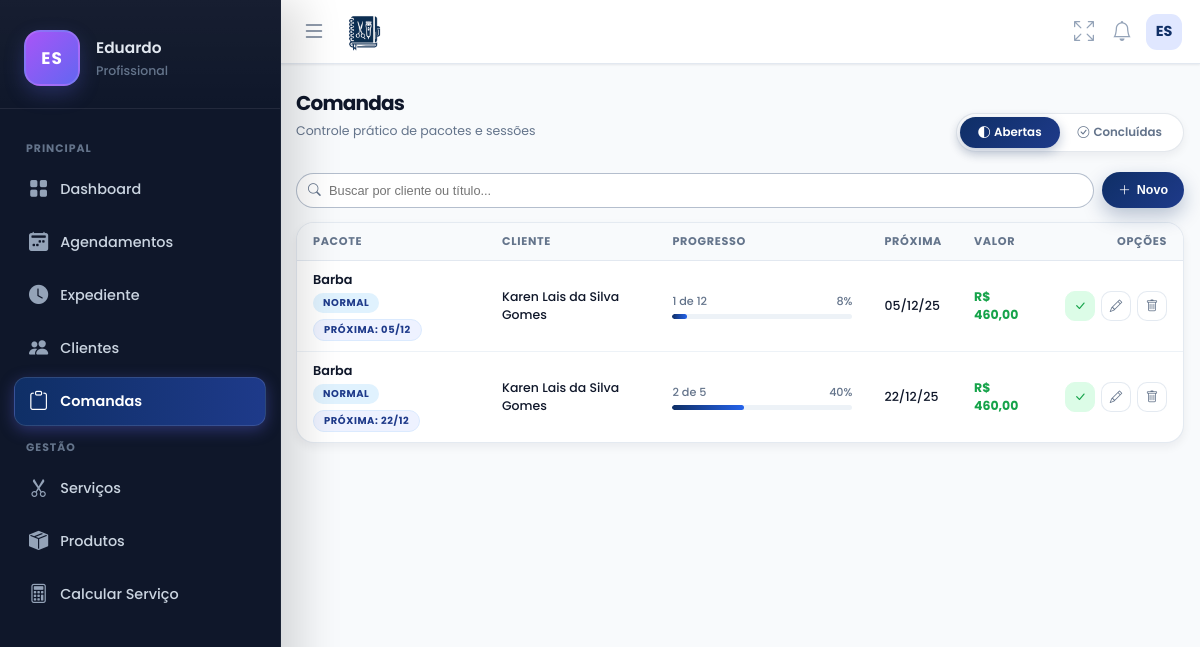
The page /pages/comandas/comandas.php (signed in) on the database as committed earlier.
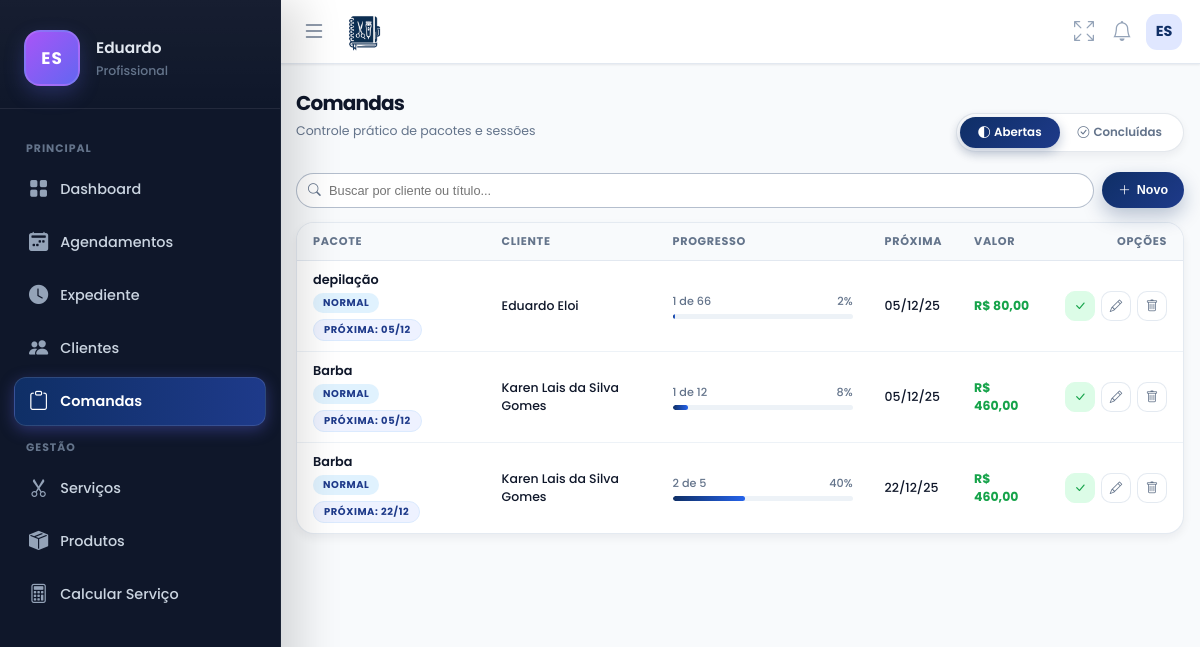
The same page on the database as committed later.
### tables this page shows
CREATE TABLE usuarios (
        id INTEGER PRIMARY KEY AUTOINCREMENT,
        nome TEXT, email TEXT, telefone TEXT, foto TEXT, biografia TEXT,
        cep TEXT, endereco TEXT, numero TEXT, bairro TEXT, cidade TEXT, estado TEXT,
        criado_em DATETIME DEFAULT CURRENT_TIMESTAMP
    , senha TEXT, estabelecimento TEXT, cor_tema TEXT DEFAULT '#4f46e5', ultimo_login DATETIME, ativo INTEGER DEFAULT 1, data_expiracao DATE, is_vitalicio INTEGER DEFAULT 0, quem_indicou TEXT, valor_mensalidade REAL DEFAULT 19.90, indicado_por TEXT, valor_mensal REAL DEFAULT 19.90, token_recuperacao TEXT, token_validade DATETIME, tipo_estabelecimento TEXT DEFAULT 'Salão de Beleza', instagram TEXT, cpf TEXT, lembrete_email_ativo INTEGER DEFAULT 0, lembrete_email_tempo INTEGER DEFAULT 4, lembrete_email_unidade TEXT DEFAULT 'horas', lembrete_email_cliente INTEGER DEFAULT 1, lembrete_email_confirmar INTEGER DEFAULT 0, lembrete_email_outro TEXT, lembrete_email_copia INTEGER DEFAULT 0, agendamento_min_antecedencia INTEGER DEFAULT 4, agendamento_min_unidade TEXT DEFAULT 'horas', receber_email_diario INTEGER DEFAULT 0, is_teste INTEGER DEFAULT 0);

CREATE TABLE comandas (
        id INTEGER PRIMARY KEY AUTOINCREMENT,
        user_id INTEGER NOT NULL,
        tipo TEXT DEFAULT 'normal', -- normal ou pacote
        descricao TEXT,
        cliente_id INTEGER,
        cliente_nome TEXT,
        data_inicio DATE NOT NULL,
        data_fim DATE,
        proxima_data DATE,
        numero_atendimentos INTEGER DEFAULT 0,
        total_recorrencias INTEGER DEFAULT 1,
        valor_total REAL DEFAULT 0,
        valor_pago REAL DEFAULT 0,
        desconto_tipo TEXT DEFAULT 'valor', -- valor ou porcentagem
        desconto_valor REAL DEFAULT 0,
        valor_liquido REAL DEFAULT 0,
        servico_id INTEGER,
        servico_nome TEXT,
        pacote_id INTEGER,
        pacote_nome TEXT,
        status TEXT DEFAULT 'aberta', -- aberta, fechada, cancelada
        criado_em DATETIME DEFAULT CURRENT_TIMESTAMP
    , titulo TEXT, qtd_total INTEGER DEFAULT 1, created_at DATETIME DEFAULT CURRENT_TIMESTAMP, frequencia TEXT DEFAULT 'unico');

### pages/comandas/comandas.php (the view, shortened to what the rows shown need)
<?php
require_once __DIR__ . '/../../includes/db.php';
$uid = (int)$_SESSION['user_id'];
$filtro_status = $_GET['tab'] ?? 'aberta';
$sql = "SELECT c.*, cli.nome AS c_nome, s.nome AS servico_nome,
        (SELECT COUNT(*) FROM comanda_itens WHERE comanda_id = c.id AND status = 'realizado') AS feitos,
        (SELECT data_prevista FROM comanda_itens WHERE comanda_id = c.id AND status = 'pendente' ORDER BY data_prevista ASC LIMIT 1) AS proxima
        FROM comandas c
        JOIN clientes cli ON c.cliente_id = cli.id
        LEFT JOIN servicos s ON c.servico_id = s.id
        WHERE c.user_id = :uid AND c.status = :status";
$sql .= " ORDER BY c.data_inicio DESC";
$stmt = $pdo->prepare($sql);
$stmt->bindValue(':uid', $uid);
$stmt->bindValue(':status', $filtro_status);
$stmt->execute();
$lista = $stmt->fetchAll(PDO::FETCH_ASSOC);
include '../../includes/header.php';
include '../../includes/menu.php';
?>
<link rel="stylesheet" href="https://cdn.jsdelivr.net/npm/bootstrap-icons@1.10.5/font/bootstrap-icons.css">
<div class="app-container">
    <div class="app-header">
        <div class="page-title">
            <h1>Comandas</h1>
        </div>
    </div>
    <div class="desktop-table">
        <table>
            <thead>
                <tr>
                    <th>Pacote</th>
                    <th>Cliente</th>
                    <th>Progresso</th>
                    <th>Próxima</th>
                    <th>Valor</th>
                    <th style="text-align:right">Opções</th>
                </tr>
            </thead>
            <tbody>
                <?php foreach($lista as $c):
                    $percent = ($c['qtd_total'] > 0) ? ($c['feitos'] / $c['qtd_total']) * 100 : 0;
                    $percent = min(100, max(0, $percent));
                    $dataJson = htmlspecialchars(json_encode($c), ENT_QUOTES, 'UTF-8');
                ?>
                <tr>
                    <td>
                        <div style="font-weight:600; color:var(--text-main); font-size:0.8rem;"><?= htmlspecialchars($c['titulo']) ?></div>
                        <div style="display:flex; gap:6px; align-items:center; margin-top:4px; flex-wrap:wrap;">
                            <span class="badge-pill badge-<?= $c['tipo']=='pacote'?'orange':'blue' ?>"><?= ucfirst($c['tipo']) ?></span>
                            <span class="badge-pill badge-next">
                                Próxima: <?= $c['proxima'] ? date('d/m', strtotime($c['proxima'])) : '--' ?>
                            </span>
                        </div>
                    </td>
                    <td><?= htmlspecialchars($c['c_nome']) ?></td>
                    <td style="width:180px;">
                        <div style="display:flex; justify-content:space-between; font-size:0.7rem; color:var(--text-muted); margin-bottom:3px;">
                            <span><?= $c['feitos'] ?> de <?= $c['qtd_total'] ?></span>
                            <span><?= round($percent) ?>%</span>
                        </div>
                        <div class="prog-bar">
                            <div class="prog-fill <?= $percent>=100?'finished':'' ?>" style="width: <?= $percent ?>%"></div>
                        </div>
                    </td>
                    <td>
                        <?= $c['proxima'] ? date('d/m/y', strtotime($c['proxima'])) : '<span class="text-muted">--</span>' ?>
                    </td>
                    <td style="font-weight:700; color:var(--success);">R$ <?= number_format($c['valor_total'], 2, ',', '.') ?></td>
                    <td>
                        <div style="display:flex; justify-content:flex-end; gap:6px;">
                            <?php if($c['status'] == 'aberta'): ?>
                                <button
                                    onclick="abrirConfirmacao(<?= $c['id'] ?>, '<?= htmlspecialchars($c['c_nome'], ENT_QUOTES) ?>', <?= $c['feitos'] ?>, <?= $c['qtd_total'] ?>)"
                                    class="btn-icon"
                                    style="color:var(--success); border-color:var(--success-bg); background:var(--success-bg);"
                                    title="Confirmar próxima sessão">
                                    <i class="bi bi-check-lg"></i>
                                </button>
                            <?php endif; ?>
                            <button onclick='editarComanda(<?= $dataJson ?>)' class="btn-icon" title="Editar título">
                                <i class="bi bi-pencil"></i>
                            </button>
                            <button onclick="excluirComanda(<?= $c['id'] ?>)" class="btn-icon del" title="Excluir comanda">
                                <i class="bi bi-trash"></i>
                            </button>
                        </div>
                    </td>
                </tr>
                <?php endforeach; ?>
            </tbody>
        </table>
    </div>
</div>

### includes/menu.php (shortened to what the rows shown need)
<?php
$userRole  = 'Profissional';
$iniciais  = 'V';
$firstName = 'Visitante';
if (isset($pdo) && isset($_SESSION['user_id'])) {
    $stmtUser = $pdo->prepare("SELECT nome, email FROM usuarios WHERE id = ? LIMIT 1");
    $stmtUser->execute([$_SESSION['user_id']]);
    $dadoUsuario = $stmtUser->fetch(PDO::FETCH_ASSOC);
    if ($dadoUsuario && !empty($dadoUsuario['nome'])) {
        $userName = $dadoUsuario['nome'];
        $partesNome = explode(' ', trim($userName));
        $firstName  = $partesNome[0];
        $primeiraLetra = mb_substr($partesNome[0], 0, 1);
        $ultimaLetra   = '';
        if (count($partesNome) > 1) {
            $ultimoNome  = end($partesNome);
            $ultimaLetra = mb_substr($ultimoNome, 0, 1);
        }
        $iniciais = strtoupper($primeiraLetra . $ultimaLetra);
    }
}
?>
<link rel="stylesheet" href="https://cdn.jsdelivr.net/npm/bootstrap-icons@1.11.3/font/bootstrap-icons.min.css">
<nav class="app-navbar">
    <div style="display:flex; align-items:center; gap:10px;">
        <div style="position:relative;">
            <div class="navbar-avatar" id="userAvatarBtn">
                <?php echo $iniciais; ?>
            </div>
        </div>
    </div>
</nav>
<aside class="app-sidebar" id="sidebar">
    <div class="sidebar-header">
        <div class="avatar-circle">
            <?php echo $iniciais; ?>
        </div>
        <div class="user-info">
            <h4><?php echo htmlspecialchars($firstName); ?></h4>
            <span><?php echo htmlspecialchars($userRole); ?></span>
        </div>
    </div>
</aside>

Rows that differ between the two databases and show on the page:
added comandas: titulo "depilação", tipo "NORMAL", proxima "05/12", c_nome "Eduardo Eloi", feitos "1", qtd_total "66", percent "2", proxima "05/12/25", valor_total "80,00"
